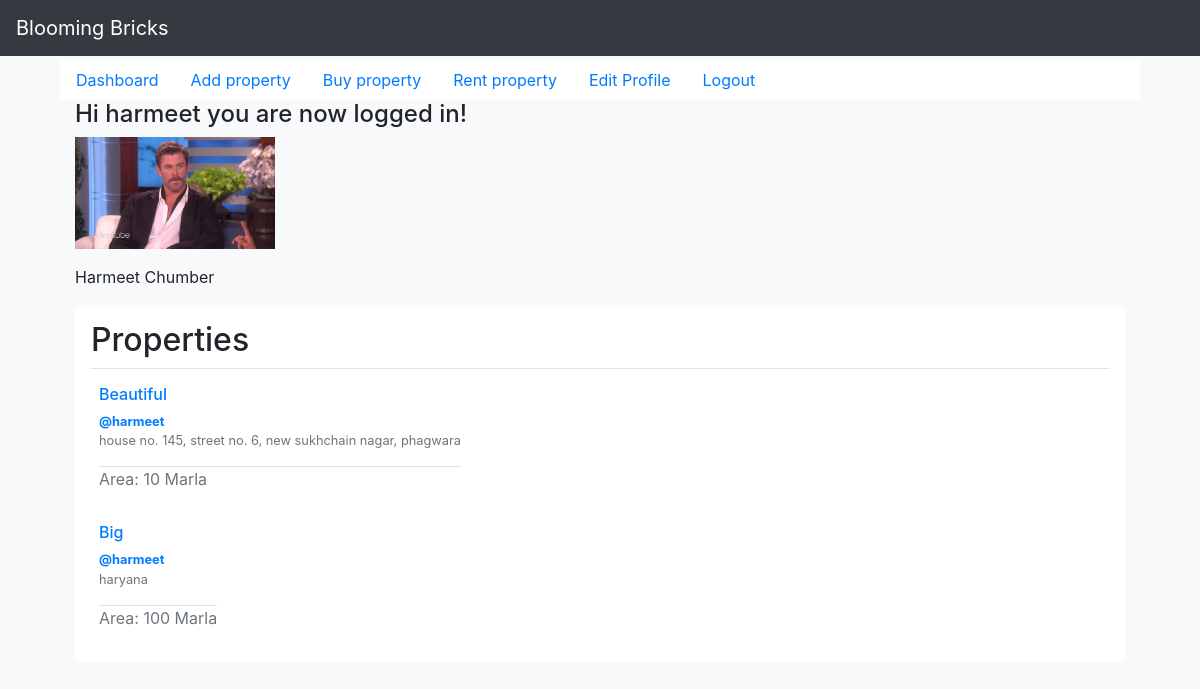
Screenshot of /bbricks/loggedin/ (signed in) with the database file from the repository.
### bbricks/models.py (models this page shows, shortened)
class UserProfile(models.Model):
    user = models.OneToOneField(User, on_delete=models.CASCADE)
    photo = models.FileField(upload_to=get_upload_file_name)
    mobile_no = models.CharField(max_length=10)

class Property(models.Model):
    seller = models.ForeignKey(UserProfile, on_delete=models.CASCADE)
    type = models.CharField(max_length=50, choices=[('Apartment', 'Apartment'), ('Land', 'Land'),
                                                    ('Independent House', 'Independent House')])
    posted_for = models.CharField(max_length=50, choices=[('Sale', 'Sale'), ('Rent', 'Rent'),
                                                          ('Paying Guest', 'Paying Guest')])
    posted_by = models.CharField(max_length=10, choices=[('Owner', 'Owner'), ('Dealer', 'Dealer'),
                                                         ('Builder', 'Builder')])
    project_name = models.CharField(max_length=50)
    locality = models.CharField(max_length=50)
    city = models.ForeignKey(City, on_delete=models.CASCADE)
    state = models.ForeignKey(State, on_delete=models.CASCADE)
    address = models.CharField(max_length=200)
    area = models.IntegerField()
    units = models.CharField(max_length=50, choices=[('Marla', 'Marla'), ('Acres', 'Acres'), ('Sq.Ft.', 'Sq.Ft.')])
    description = models.CharField(max_length=500)

### bbricks/views.py (the view)
# urls.py: path('loggedin/', views.loggedin),
@login_required
def loggedin(request):
    return render_to_response('bbricks/loggedin.html',
                              {'user': request.user,
                               'properties': request.user.userprofile.property_set.all()})

### bbricks/templates/bbricks/loggedin.html (shortened to what this page needs)
{% extends 'bbricks/base.html' %}
{% block sidebar %}
        <a class="nav-link" href="/bbricks/create/">Add property</a>
        <a class="nav-link" href="/bbricks/buy/">Buy property</a>
        <a class="nav-link" href="/bbricks/buy_rent/">Rent property</a>
        <a class="nav-link" href="/bbricks/editprofile/">Edit Profile</a>
        <a class="nav-link" href="/bbricks/logout/">Logout</a>
{% endblock %}
{% block content %}
    <h4>Hi {{ user.username }} you are now logged in!</h4>
    <p><img src="/static/assets/{{ user.userprofile.photo }}" width="200" /></p>
    <p>{{ user.first_name }} {{ user.last_name }}</p>
    <div class="my-3 p-3 bg-white rounded box-shadow">
        <h2 class="border-bottom border-gray pb-2 mb-0">Properties</h2>
 {% if properties.count > 0 %}
        {% for property in properties %}
        <div class="media text-muted pt-3">
            <div>
                {% if property.type == 'Apartment' %}
                <h6><a href="/bbricks/get_apartment/{{ property.id }}/">{{ property.description }}</a></h6>
                {% endif %}
                <p class="media-body pb-3 mb-0 small lh-125 border-bottom border-gray">
                    <a href="/bbricks/profile/{{ user.username }}"><strong class="d-block text-gray-dark">@{{ user.username }}</strong></a>
                                {{ property.address|lower|truncatewords:"10" }}
                            </p>
                <p>Area: {{ property.area }} {{ property.units }}</p>
            </div>
        </div>
     {% endfor %}
    {% else %}
        <p>None to show!</p>
    {% endif %}
{% endblock %}

### bbricks/templates/bbricks/base.html (style rules this page uses)
body { padding: 60px; }

### rows the page displays
Property: description "Beautiful", address "house no. 145, street no. 6, new sukhchain nagar, phagwara", area "10", units "Marla"
Property: description "Big", address "haryana", area "100", units "Marla"

### other values shown
{{ user.username }} "harmeet"
{{ user.first_name }} "Harmeet"
{{ user.last_name }} "Chumber"
